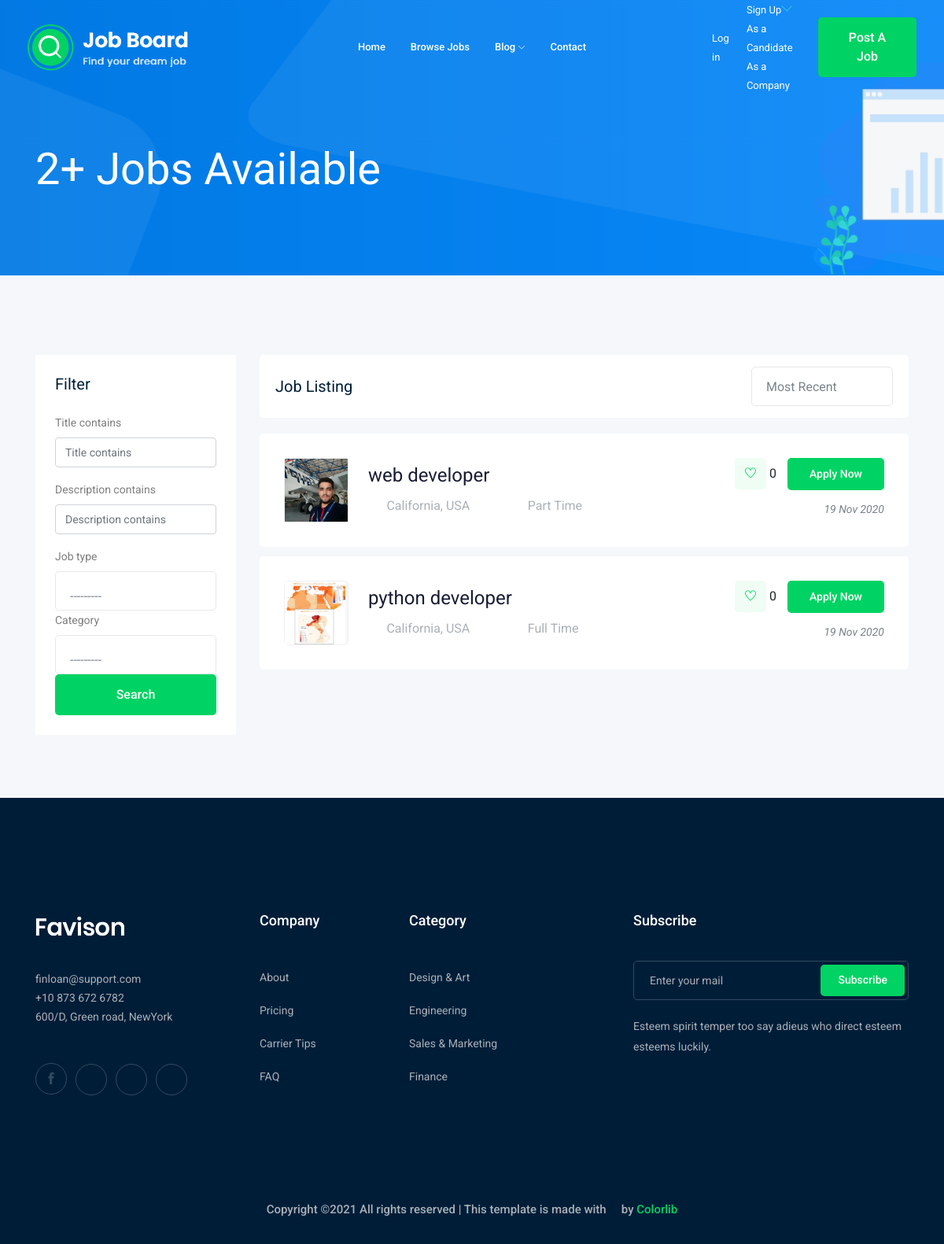
Before: /jobs/?page=2 with the older database file.
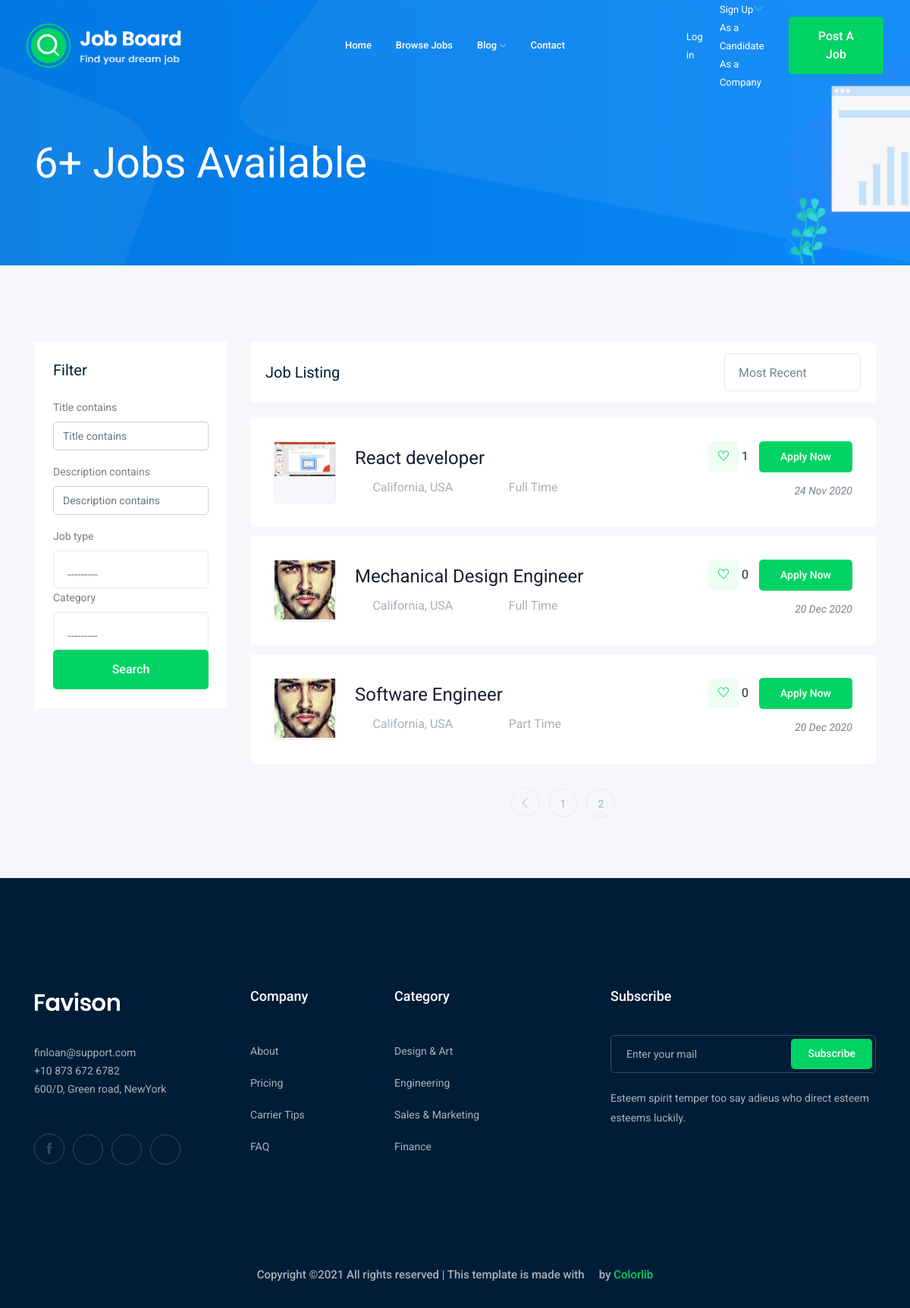
After: the same page with the newer database file.
### job/models.py (models this page shows, shortened)
class Job(models.Model):
    owner = models.ForeignKey(User, related_name="jobs", on_delete=models.CASCADE)
    title = models.CharField(max_length = 150)
    description = RichTextField(blank=True, null=True)
    job_type = models.CharField(max_length = 150, choices=JOB_CHOICES)
    published_at = models.DateTimeField(auto_now=True)
    vacancy = models.IntegerField(default=1)
    salary = models.IntegerField(default=1)
    experience = models.IntegerField(default=1)
    image = models.ImageField(upload_to=upload_job_image)
    likers = models.ManyToManyField(User, related_name='liked_jobs', blank=True)
    category = models.ForeignKey('Category', related_name='jobs', on_delete=models.SET_NULL, null=True)
    objects = models.Manager()
    skills = TaggableManager()

### job/views.py (the view)
# urls.py: path('', jobs, name = "job_list"),
def jobs(request):
    jobs_list = Job.objects.all()
    my_filter = JobFilter(data=request.GET, queryset=jobs_list)
    jobs_list = my_filter.qs
    paginator = Paginator(jobs_list, 3)
    page_number = request.GET.get('page')
    page_obj = paginator.get_page(page_number)
    context = {
        "jobs_list": page_obj,
        'my_filter': my_filter
    }
    return render(request, "job/job_list.html", context)

### job/templates/job/job_list.html (shortened to what this page needs)
{% extends 'base.html' %}
{% load bootstrap4 %}
    {% block body %}
    <div class="bradcam_area bradcam_bg_1">
        <div class="container">
            <div class="row">
                <div class="col-xl-12">
                    <div class="bradcam_text">
                        <h3>{{ jobs_list.paginator.count }}+ Jobs Available</h3>
                    </div>
                </div>
            </div>
        </div>
    </div>
    <div class="job_listing_area plus_padding">
        <div class="container">
            <div class="row">
                <div class="col-lg-3">
                    <div class="job_filter white-bg">
                        <div class="form_inner white-bg">
                            <h3>Filter</h3>
                            <form action="." method="GET">
                                {% bootstrap_form my_filter.form %}
                                    <input type="submit" class="boxed-btn3 w-100" value="Search">
                            </form>
                        </div>
                    </div>
                </div>
                <div class="col-lg-9">
                    <div class="recent_joblist_wrap">
                        <div class="recent_joblist white-bg ">
                            <div class="row align-items-center">
                                <div class="col-md-6">
                                    <h4>Job Listing</h4>
                                </div>
                                <div class="col-md-6">
                                    <div class="serch_cat d-flex justify-content-end">
                                    </div>
                                </div>
                            </div>
                        </div>
                    </div>
                    <div class="job_lists m-0">
                        <div class="row">
                            {% for job in jobs_list %}
                            <div class="col-lg-12 col-md-12">
                                <div class="single_jobs white-bg d-flex justify-content-between">
                                    <div class="jobs_left d-flex align-items-center">
                                        <div class="thumb" style="padding: 0px;">
                                            <img src="{{job.image.url}}" alt="{{job.title}}" style="object-fit: contain; max-width: 100%; max-height: 100%;">
                                        </div>
                                        <div class="jobs_conetent">
                                            <a href="{% url 'jobs:job_details' job.id %}"><h4>{{job.title}}</h4></a>
                                            <div class="links_locat d-flex align-items-center">
                                                <div class="location">
                                                    <p> <i class="fa fa-map-marker"></i> California, USA</p>
                                                </div>
                                                <div class="location">
                                                    <p> <i class="fa fa-clock-o"></i> {{job.job_type}}</p>
                                                </div>
                                            </div>
                                        </div>
                                    </div>
                                    <div class="jobs_right">
                                        <div class="apply_now">
                                            {% if request.user in job.likers.all %}
                                                <a class="heart_mark"  style="margin-right: 0px;" onclick="likeIt(this)" data-set= '{{job.id}}'> <i id="heart{{job.id}}" class="fa fa-heart"></i> </a>
                                                <span id="counter{{job.id}}" data-id="{{job.id}}" style="margin-right: 10px;"> {{job.likers.count}} </span>
                                            {% else %}
                                                <a class="heart_mark" style="margin-right: 0px;" onclick="likeIt(this)" data-set= '{{job.id}}'> <i id="heart{{job.id}}" class="ti-heart"></i> </a>
                                                <span id="counter{{job.id}}" data-id="{{job.id}}" style="margin-right: 10px;" > {{job.likers.count}} </span>
                                            {% endif %}
                                            <a href="{% url 'jobs:job_details' job.id %}" class="boxed-btn3">Apply Now</a>
                                        </div>
                                        <div class="date">
                                            <p>{{job.published_at|date:'d M o' }}</p>
                                        </div>
                                    </div>
                                </div>
                            </div>
                            {% endfor %}
                        </div>
                        <div class="row">
                            {% if jobs_list.has_other_pages %}
                            <div class="col-lg-12">
                                <div class="pagination_wrap">
                                    <ul>
                                        {% if jobs_list.has_previous %}
                                        <li><a href="?page={{jobs_list.previous_page_number}}"> <i class="ti-angle-left"></i> </a></li>
                                        {% endif %}
                                        {% for i in jobs_list.paginator.page_range %}
                                        <li><a href="?page={{i}}"><span>{{i}}</span></a></li>
                                        {% endfor %}
                                    </ul>
                                </div>
                            </div>
                            {% endif %}
                        </div>
                    </div>
                </div>
            </div>
        </div>
    </div>
    {% endblock body %}

Changed rows visible on the page:
no longer on this page (row edited): Job: image (picture), title "web developer", job_type "Part Time", likers.count "0", published_at "19 Nov 2020"
no longer on this page (row edited): Job: image (picture), title "python developer", job_type "Full Time", likers.count "0", published_at "19 Nov 2020"
added Job: image (picture), title "React developer", job_type "Full Time", likers.count "1", published_at "24 Nov 2020"
added Job: image (picture), title "Mechanical Design Engineer", job_type "Full Time", likers.count "0", published_at "20 Dec 2020"
added Job: image (picture), title "Software Engineer", job_type "Part Time", likers.count "0", published_at "20 Dec 2020"
Other visible differences:
{{ jobs_list.paginator.count }}: "2" → "6"
new list line: "1"
new list line: "2"
